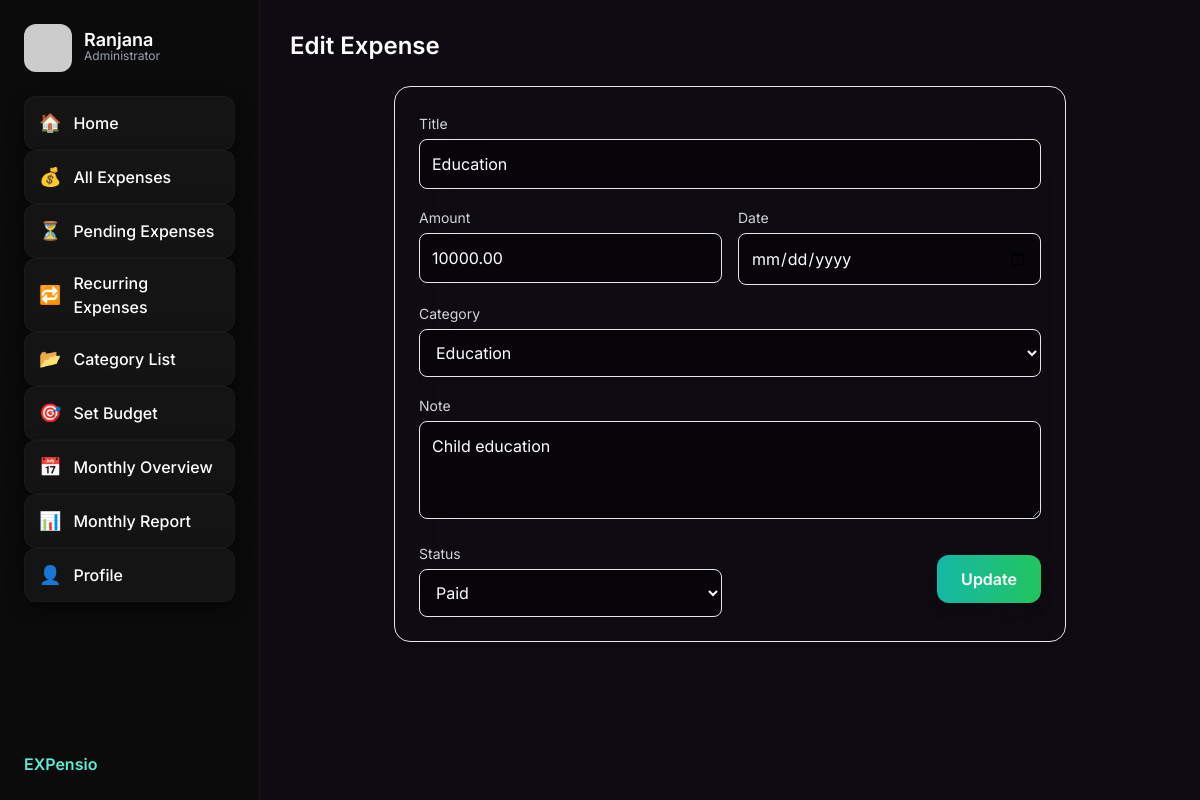
/expense/1/edit/ (signed in), run on the app's committed database.
### expenses/models.py (models this page shows, shortened)
class Expense(models.Model):
    user = models.ForeignKey(User, on_delete=models.CASCADE)
    category = models.ForeignKey(Category, on_delete=models.SET_NULL, null=True)
    title = models.CharField(max_length=100)
    amount = models.DecimalField(max_digits=10, decimal_places=2)
    date = models.DateField()
    note = models.TextField(blank=True)
    STATUS = (
        ("PAID", "Paid"),
        ("PENDING", "Pending"),
    )
    status = models.CharField(max_length=10, choices=STATUS, default="PAID")

class Category(models.Model):
    user = models.ForeignKey(User, on_delete=models.CASCADE)
    name = models.CharField(max_length=50)
    icon = models.CharField(max_length=50, blank=True)

### expenses/views.py (the view, shortened to what this page needs)
# urls.py: path("expense/<int:id>/edit/", views.expense_edit, name="expense_edit"),
@login_required
def expense_edit(request, id):
    expense = get_object_or_404(Expense, id=id, user=request.user)
    categories = Category.objects.filter(user=request.user)
    return render(request, "expenses/expense_edit.html", {
        "expense": expense,
        "categories": categories
    })

### expenses/templates/expenses/expense_edit.html (shortened to what this page needs)
{% extends "expenses/base.html" %}
{% block content %}
<h1 class="text-white text-2xl font-semibold mb-6">Edit Expense</h1>
<div class="max-w-2xl mx-auto backdrop-blur-2xl bg-white/3 border border-white/6 rounded-2xl p-6 shadow-xl">
  <form method="post">
    <div class="grid grid-cols-1 gap-4">
      <div>
        <label class="text-gray-300 text-sm">Title</label>
        <input name="title" value="{{ expense.title }}" required class="w-full mt-1 p-3 rounded-lg bg-black/50 border border-white/6 text-white"/>
      </div>
      <div class="grid grid-cols-2 gap-4">
        <div>
          <label class="text-gray-300 text-sm">Amount</label>
          <input type="number" name="amount" step="0.01" value="{{ expense.amount }}" required class="w-full mt-1 p-3 rounded-lg bg-black/50 border border-white/6 text-white"/>
        </div>
        <div>
          <label class="text-gray-300 text-sm">Date</label>
          <input type="date" name="date" value="{{ expense.date }}" required class="w-full mt-1 p-3 rounded-lg bg-black/50 border border-white/6 text-white"/>
        </div>
      </div>
      <div>
        <label class="text-gray-300 text-sm">Category</label>
        <select name="category" class="w-full mt-1 p-3 rounded-lg bg-black/50 border border-white/6 text-white">
          {% for c in categories %}
            <option value="{{ c.id }}" {% if expense.category and expense.category.id == c.id %}selected{% endif %}>{{ c.name }}</option>
          {% endfor %}
        </select>
      </div>
      <div>
        <label class="text-gray-300 text-sm">Note</label>
        <textarea name="note" rows="3" class="w-full mt-1 p-3 rounded-lg bg-black/50 border border-white/6 text-white">{{ expense.note }}</textarea>
      </div>
      <div class="flex items-center gap-4">
        <div class="flex-1">
          <label class="text-gray-300 text-sm">Status</label>
          <select name="status" class="w-full mt-1 p-3 rounded-lg bg-black/50 border border-white/6 text-white">
            <option value="PAID" {% if expense.status == "PAID" %}selected{% endif %}>Paid</option>
          </select>
        </div>
        <div class="flex-1 text-right">
          <button class="px-6 py-3 bg-gradient-to-r from-teal-500 to-green-500 rounded-xl text-white font-semibold shadow-lg">Update</button>
        </div>
      </div>
    </div>
  </form>
</div>
{% endblock %}

### expenses/templates/expenses/base.html (shortened to what this page needs)
<!DOCTYPE html>
<html lang="en">
<head>
  <script src="https://cdn.tailwindcss.com"></script>
</head>
<body>
<div class="app">
  <aside class="sidebar" id="sidebar">
    <div class="flex items-center gap-3 mb-6">
      <img src="https://i.pravatar.cc/100?img=47" class="w-12 h-12 rounded-xl">
      <div class="side-text">
        <div class="text-white font-semibold text-lg leading-4">{{user.username}}</div>
        <div class="muted text-xs">Administrator</div>
      </div>
    </div>
<nav class="space-y-2">
  <a href="{% url 'dash' %}">
    <div class="sidebar-card">
      <span class="text-white text-lg">🏠</span>
      <span class="side-text text-white font-medium">Home</span>
    </div>
  </a>
  <a href="{% url 'expenses_list' %}">
    <div class="sidebar-card">
      <span class="text-white text-lg">💰</span>
      <span class="side-text text-white font-medium">All Expenses</span>
    </div>
  </a>
  <a href="{% url 'pending_expenses' %}">
    <div class="sidebar-card">
      <span class="text-white text-lg">⏳</span>
      <span class="side-text text-white font-medium">Pending Expenses</span>
    </div>
  </a>
  <a href="{% url 'recurring_list' %}">
    <div class="sidebar-card">
      <span class="text-white text-lg">🔁</span>
      <span class="side-text text-white font-medium">Recurring Expenses</span>
    </div>
  </a>
  <a href="{% url 'categories_list' %}">
    <div class="sidebar-card">
      <span class="text-white text-lg">📂</span>
      <span class="side-text text-white font-medium">Category List</span>
    </div>
  </a>
  <a href="{% url 'set_budget' %}">
    <div class="sidebar-card">
      <span class="text-white text-lg">🎯</span>
      <span class="side-text text-white font-medium">Set Budget</span>
    </div>
  </a>
  <a href="{% url 'monthly_overview' %}">
    <div class="sidebar-card">
      <span class="text-white text-lg">📅</span>
      <span class="side-text text-white font-medium">Monthly Overview</span>
    </div>
  </a>
  <a href="{% url 'monthly_report' %}">
    <div class="sidebar-card">
      <span class="text-white text-lg">📊</span>
      <span class="side-text text-white font-medium">Monthly Report</span>
    </div>
  </a>
  <a href="{% url 'profile' %}">
    <div class="sidebar-card">
      <span class="text-white text-lg">👤</span>
      <span class="side-text text-white font-medium">Profile</span>
    </div>
  </a>
</nav>
    <div class="absolute bottom-6 left-6 text-teal-300 font-semibold">
      EXPensio
    </div>
  </aside>
  <main class="content">
    {% block content %}
    {% endblock %}
  </main>
</div>
</body>
</html>

### expenses/templates/expenses/base.html (style rules this page uses)
body { margin:0; font-family: "Inter", sans-serif; background:#0f0b12; height:100vh; overflow:hidden; }
.app { display:flex; height:100vh; width:100vw; }
.sidebar { width: 260px; background: #0B0B0B; padding: 24px; border-right: 1px solid rgba(255,255,255,0.05); overflow-y:auto; transition:0.25s; }
.sidebar-card { background:#141414; padding:12px 14px; border-radius:12px; box-shadow: 0 6px 18px rgba(0,0,0,0.45); border:1px solid rgba(255,255,255,0.03); display:flex; align-items:center; gap:12px; cursor:pointer; transition:0.2s; }
.content { flex:1; overflow-y:auto; padding:30px; }
.muted { color:#9CA3AF; }

### data on the page
Expense: title "Education", amount "10000.00", category "Education", note "Child education", status "Paid"

### other printed values
{{ user.username }} "Ranjana"
